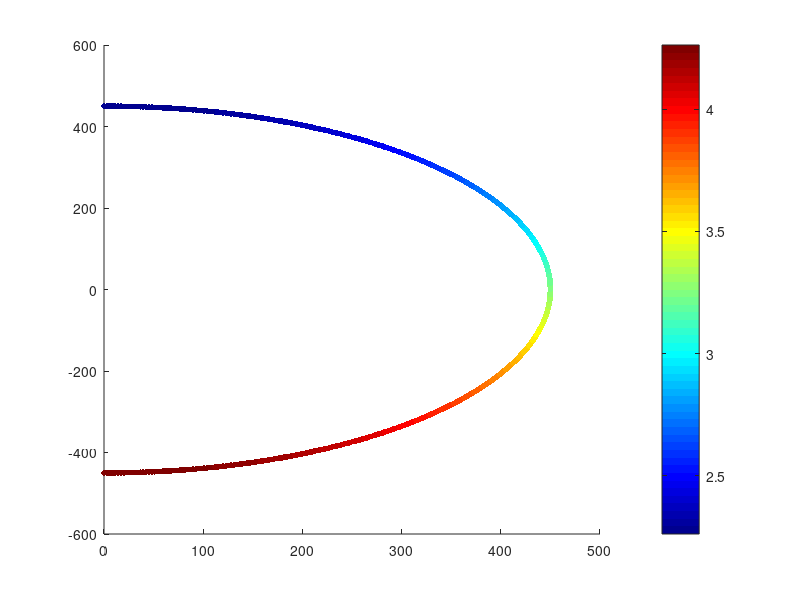

Write MATLAB code to recreate this figure. (Note: this script raises an error after producing the figure.)
%% ============================================================
%  MECÁNICA DEL VUELO — Práctica: Rizo Vertical (Loop)
%  Aeronave: CASA C-101EB Aviojet
%  Nivel: Tercero/Cuarto de Ingeniería Aeroespacial
% ============================================================
%  OBJETIVO: Analizar la viabilidad aerodinámica, estructural
%  y propulsiva de un rizo vertical a radio constante.
%
%  FÍSICA DEL PROBLEMA
%  -------------------
%  El avión describe una circunferencia vertical de radio R.
%  El ángulo phi mide el recorrido desde A (base, phi=0)
%  hasta B (cima, phi=pi). La posición es:
%
%      x(phi) = R·sin(phi)
%      z(phi) = -R·cos(phi)        [origen en el centro]
%
%  El equilibrio en el eje NORMAL (centrípeto) da:
%
%      L - W·cos(phi) = (W/g)·(V²/R)
%
%  de donde se obtiene el CL y el factor de carga requeridos.
%
%  HIPÓTESIS: V = cte, R = cte, vuelo en plano vertical.
% ============================================================

clear; clc; close all;

%% ============================================================
%  BLOQUE 1 — DATOS DEL AVIÓN Y DEL ENSAYO
% ============================================================

% -- Pesos y geometría --
W   = 30000;    % [N]      Peso en vuelo
S   = 20.0;     % [m²]    Superficie alar

% -- Atmósfera (ISA, nivel del mar) --
rho = 1.225;    % [kg/m³]  Densidad del aire
g   = 9.81;     % [m/s²]   Gravedad

% -- Parámetros de la maniobra --
V   = 120;      % [m/s]    Velocidad de vuelo (constante)
R   = 450;      % [m]      Radio del rizo

% -- Polar parabólica: CD = CD0 + k·CL² --
CD0 = 0.025;    % [-]      Resistencia parásita
k   = 0.050;    % [-]      Factor de inducción

% -- Límites aerodinámicos --
CLmax =  1.4;   % [-]      Máximo CL (borde de pérdida positiva)
CLmin = -0.8;   % [-]      Mínimo CL (borde de pérdida negativa)

% -- Límites estructurales (C-101EB, Cat. Acrobática) --
n_max =  7.5;   % [g]      Factor de carga límite positivo
n_min = -3.9;   % [g]      Factor de carga límite negativo

% -- Velocidad máxima (Vne) --
Vne   = 232;    % [m/s]    Velocidad nunca exceder

% -- Empuje disponible (Garrett TFE731-3-1J, ISA SL) --
T_max = 15800;  % [N]      Empuje máximo del motor

fprintf('=== DATOS DE ENTRADA ===\n');
fprintf('  W = %g N  |  S = %g m²  |  rho = %g kg/m³\n', W, S, rho);
fprintf('  V = %g m/s  |  R = %g m\n', V, R);
fprintf('  CLmax = %g  |  n_max = %g g  |  n_min = %g g\n\n', CLmax, n_max, n_min);

%% ============================================================
%  BLOQUE 2 — CINEMÁTICA: DISCRETIZACIÓN DE LA TRAYECTORIA
% ============================================================
%
%  phi va de 0 (base, punto A) a pi (cima, punto B).
%  Con V constante, phi = omega·t donde omega = V/R.

omega = V / R;              % [rad/s]  Velocidad angular
t_man = pi * R / V;         % [s]      Duración del semirizo

N   = 500;                  % Número de puntos de la discretización
t   = linspace(0, t_man, N);
phi = omega * t;            % [rad]   phi ∈ [0, pi]

% Trayectoria en el plano vertical (origen en el centro del rizo)
x = R * sin(phi);           % [m]  Posición horizontal
z = -R * cos(phi);          % [m]  Posición vertical  (z=−R en A, z=+R en B)

fprintf('=== CINEMÁTICA ===\n');
fprintf('  Velocidad angular:  omega = %.4f rad/s\n', omega);
fprintf('  Duración del rizo:  t_man = %.2f s\n\n', t_man);

%% ============================================================
%  BLOQUE 3 — DINÁMICA: CL Y FACTOR DE CARGA
% ============================================================
%
%  Eje NORMAL (perpendicular a la trayectoria, centrípeto):
%
%      L - W·cos(phi) = (W/g)·(V²/R)
%
%      => CL(phi) = (W/qS)·[V²/(gR) + cos(phi)]
%      => n(phi)  = V²/(gR) + cos(phi)
%
%  donde  q = 0.5·rho·V²  es la presión dinámica.

q      = 0.5 * rho * V^2;                      % [Pa]  Presión dinámica

CL_req = (W / (q * S)) * (V^2/(g*R) + cos(phi));  % [-]  CL requerido
n_req  = V^2/(g*R) + cos(phi);                 % [g]   Factor de carga

fprintf('=== DINÁMICA ===\n');
fprintf('  Presión dinámica:   q      = %.1f Pa\n', q);
fprintf('  CL máximo requerido (en A): %.4f\n', max(CL_req));
fprintf('  CL mínimo requerido (en B): %.4f\n', min(CL_req));
fprintf('  n máximo (en A):           %.3f g\n', max(n_req));
fprintf('  n mínimo (en B):           %.3f g\n\n', min(n_req));

%% ============================================================
%  BLOQUE 4 — VELOCIDADES MÍNIMAS DE PÉRDIDA
% ============================================================
%
%  En A (phi=0, base): CL_req es MÁXIMO. Igualando a CLmax:
%
%      Vmin_A = sqrt( 2gR / [rho·g·S·R/W · CLmax − 2] )
%
%  En B (phi=pi, cima): CL_req es MÍNIMO. Igualando a CLmax
%  con signo negativo (vuelo invertido, pérdida por abajo):
%
%      Vmin_B = sqrt( 2gR / [rho·g·S·R/W · CLmax + 2] )
%
%  CONDICIÓN DE EXISTENCIA de Vmin_A:  rho·g·S·R/(2W)·CLmax > 1
%  Si no se cumple, NO existe velocidad que sostenga el rizo.

denom_A = rho*S*CLmax - 2*W/(g*R);
denom_B = rho*S*CLmax + 2*W/(g*R);

fprintf('=== VELOCIDADES MÍNIMAS DE PÉRDIDA ===\n');

if denom_A > 0
    Vmin_A = sqrt(2*W / denom_A);
    fprintf('  Vmin en A (base): %.2f m/s\n', Vmin_A);
else
    Vmin_A = NaN;
    fprintf('  [!] No existe Vmin_A físicamente (denominador <= 0).\n');
    fprintf('      El rizo no puede sostenerse sin pérdida en la base.\n');
end

Vmin_B = sqrt(2*W / denom_B);
fprintf('  Vmin en B (cima): %.2f m/s\n', Vmin_B);
fprintf('  Siempre Vmin_B < Vmin_A: la cima es menos exigente.\n\n');

%% ============================================================
%  BLOQUE 5 — EMPUJE REQUERIDO
% ============================================================
%
%  Eje TANGENCIAL (a lo largo de la trayectoria):
%
%      T - D - W·sin(phi) = 0       [V = cte => aceleración tangencial = 0]
%
%      => T_req(phi) = D(phi) + W·sin(phi)
%
%  donde  D = q·S·CD  y  CD = CD0 + k·CL²

CD_req = CD0 + k * CL_req.^2;      % [-]  CD por polar parabólica
D_req  = q * S * CD_req;            % [N]  Resistencia aerodinámica
T_req  = D_req + W * sin(phi);      % [N]  Empuje requerido

P_eje = 1500000;    % 1500 kW
eta_p = 0.8;        % 80% eficiencia
T_prop = (P_eje * eta_p) / V; 

fprintf('=== EMPUJE ===\n');
fprintf('  T_req máximo:     %.0f N  (phi = %.1f°)\n', ...
    max(T_req), rad2deg(phi(T_req == max(T_req))));
fprintf('  T_req mínimo:     %.0f N\n', min(T_req));
fprintf('  T_max disponible: %.0f N  (TFE731)\n', T_max);

if max(T_req) > T_max
    deficit = max(T_req) - T_max;
    fprintf('  [!] DÉFICIT DE EMPUJE: %.0f N. ', deficit);
    fprintf('La hipótesis V=cte no es sostenible.\n\n');
else
    fprintf('  Motor suficiente. V = cte es viable.\n\n');
end

fprintf('=== EMPUJE Y POTENCIA: RIZO (Reactor vs Hélice) ===\n');
fprintf('  T_req máximo:     %.0f N',max(T_req) );
fprintf('  T_max Reactor:    15800 N\n');
fprintf('  T_max Hélice:     %.0f N\n', T_prop);

% Cálculos de déficit
fprintf('  [!] DÉFICIT REACTOR: %.0f N\n', max(T_req) - T_max);
fprintf('  [!] DÉFICIT HÉLICE:  %.0f N\n', max(T_req) - T_prop);

if T_max > 15800
    fraccion_r = 100 * mean(T_req > 15800);
    fprintf('\n  [!] DIAGNÓSTICO: Déficit en el %.0f%% de la maniobra.\n\n', fraccion_r);
end

%% ============================================================
%  BLOQUE 6 — DIAGNÓSTICO DE VIABILIDAD
% ============================================================

fprintf('=== DIAGNÓSTICO DE VIABILIDAD ===\n');

% 6.1 Comprobación estructural
if max(n_req) > n_max
    fprintf('  [ESTRUCTURA +]: CRÍTICO  — n_max = %.2f g > %.1f g\n', max(n_req), n_max);
else
    fprintf('  [ESTRUCTURA +]: SEGURO   — n_max = %.2f g <= %.1f g\n', max(n_req), n_max);
end

if min(n_req) < n_min
    fprintf('  [ESTRUCTURA -]: CRÍTICO  — n_min = %.2f g < %.1f g\n', min(n_req), n_min);
else
    fprintf('  [ESTRUCTURA -]: SEGURO   — n_min = %.2f g >= %.1f g\n', min(n_req), n_min);
end

% 6.2 Comprobación aerodinámica
if any(CL_req > CLmax)
    fprintf('  [AERODINÁMICA]: PÉRDIDA  — CL_req supera CLmax en %d puntos.\n', sum(CL_req > CLmax));
elseif any(CL_req < CLmin)
    fprintf('  [AERODINÁMICA]: PÉRDIDA  — CL_req cae bajo CLmin en %d puntos.\n', sum(CL_req < CLmin));
else
    fprintf('  [AERODINÁMICA]: SEGURO   — CL_req ∈ [%.2f, %.2f] en toda la maniobra.\n', min(CL_req), max(CL_req));
end

% 6.3 Comprobación de velocidad
if ~isnan(Vmin_A) && V >= Vmin_A
    fprintf('  [VELOCIDAD]:    SEGURO   — V = %g m/s >= Vmin_A = %.2f m/s\n', V, Vmin_A);
elseif ~isnan(Vmin_A)
    fprintf('  [VELOCIDAD]:    CRÍTICO  — V = %g m/s < Vmin_A = %.2f m/s\n', V, Vmin_A);
end

% 6.4 Comprobación propulsiva
if max(T_req) <= T_max
    fprintf('  [PROPULSIÓN]:   SEGURO   — T_req_max = %.0f N <= T_max = %.0f N\n', max(T_req), T_max);
else
    fprintf('  [PROPULSIÓN]:   DÉFICIT  — T_req_max = %.0f N > T_max = %.0f N\n', max(T_req), T_max);
end
fprintf('\n');

%% ============================================================
%  BLOQUE 7 — ENVOLVENTE V-n
% ============================================================
%
%  
%  Es la frontera estructural/aerodinámica del avión, definida por:
%
%  FRONTERA IZQUIERDA — Pérdida (stall):
%      Rama positiva: n_stall_pos(V) = rho·V²·S·CLmax / (2W)
%      Rama negativa: n_stall_neg(V) = rho·V²·S·CLmin / (2W)   [CLmin < 0]
%
%  VELOCIDADES CARACTERÍSTICAS:
%      VS    = sqrt(2W / (rho·S·CLmax))          1-g stall speed
%      VSneg = sqrt(2W / (rho·S·|CLmin|))        1-g negative stall speed
%      VA    = VS · sqrt(n_max)                   design maneuvering speed
%      VAneg: donde n_stall_neg(V) = n_min        maniobrabilidad negativa
%
%  ZONA VOLABLE (interior de la envolvente):
%      n_stall_neg(V) <= n <= n_stall_pos(V)     [zona de pérdida]
%      n_min          <= n <= n_max               [zona estructural]
%      V <= Vne                                   [velocidad máxima]
%
%  La curva del rizo n_man(V) = 1 + V²/(gR) se superpone
%  para comprobar si la maniobra CABE dentro de la envolvente.
%  ¡Puede haber puntos fuera de n_man sin tocar n_max!

V_vec = linspace(0, Vne*1.15, 600);

% -- Velocidades características --
VS    = sqrt(2*W / (rho*S*CLmax));          % [m/s] Velocidad de pérdida 1g
VSneg = sqrt(2*W / (rho*S*abs(CLmin)));     % [m/s] Velocidad de pérdida 1g negativa
VA    = VS * sqrt(n_max);                   % [m/s] Velocidad de maniobra

% VAneg: velocidad donde la rama negativa toca n_min
%   n_stall_neg = rho*V²*S*CLmin/(2W) = n_min  => V² = 2W*n_min/(rho*S*CLmin)
%   Como CLmin<0 y n_min<0, el cociente es positivo.
VAneg = sqrt(2*W*n_min / (rho*S*CLmin));    % [m/s] Maniobra negativa

fprintf('=== VELOCIDADES CARACTERÍSTICAS (ENVOLVENTE) ===\n');
fprintf('  VS    (pérdida 1g positiva): %.1f m/s\n', VS);
fprintf('  VSneg (pérdida 1g negativa): %.1f m/s\n', VSneg);
fprintf('  VA    (maniobra positiva):   %.1f m/s\n', VA);
fprintf('  VAneg (maniobra negativa):   %.1f m/s\n', VAneg);
fprintf('  Vne   (nunca exceder):       %.1f m/s\n\n', Vne);

% -- Fronteras de pérdida (parábolas) --
n_stall_pos = (rho * V_vec.^2 * S * CLmax)  / (2*W);   % rama positiva
n_stall_neg = (rho * V_vec.^2 * S * CLmin)  / (2*W);   % rama negativa (valores <0)

% -- Curva del rizo superpuesta --
n_man = 1 + V_vec.^2 / (g*R);      % Factor de carga máximo del rizo (en A)

% -- Construcción del perímetro de la envolvente (para el fill) --
%  Sentido antihorario: rama pos (VS->VA) + techo (VA->Vne) +
%  pared der. (n_max->n_min) + suelo (Vne->VAneg) + rama neg (VAneg->VSneg)

% Rama positiva de pérdida: VS a VA
mask_pos = V_vec >= VS & V_vec <= VA;
Vp = V_vec(mask_pos);  np = n_stall_pos(mask_pos);

% Techo estructural: VA a Vne
Vtecho = [VA, Vne];  ntecho = [n_max, n_max];

% Pared derecha: n_max a n_min (en Vne)
Vder = [Vne, Vne];  nder = [n_max, n_min];

% Suelo estructural: Vne a VAneg
Vsuelo = [Vne, VAneg];  nsuelo = [n_min, n_min];

% Rama negativa de pérdida: VAneg a VSneg
mask_neg = V_vec >= VSneg & V_vec <= VAneg;
Vn = fliplr(V_vec(mask_neg));   nn = fliplr(n_stall_neg(mask_neg));

% Cierre (VSneg de vuelta a VS con n=0 aproximadamente)
Vcierre = [VSneg, VS];  ncierre = [-1, 1];

% Coordenadas del polígono completo
V_fill = [Vp,    Vtecho, Vder, Vsuelo, Vn,    Vcierre];
n_fill = [np,    ntecho, nder, nsuelo, nn,    ncierre];

%% ============================================================
%  BLOQUE 8 — GRÁFICAS
% ============================================================

phi_deg = rad2deg(phi);     % Convertir a grados para los ejes

% ── Figura 1: Trayectoria coloreada por factor de carga ──────
figure('Name','Trayectoria del Rizo','Color','w','Position',[50 50 500 520]);

scatter(x, z, 18, n_req, 'filled');
colormap(jet); cb = colorbar;
cb.Label.String = 'Factor de carga n [g]';
clim([min(n_req)-0.1, max(n_req)+0.1]);

hold on;
% Marcar A y B
plot(x(1),   z(1),   'ro', 'MarkerFaceColor','r', 'MarkerSize',10);
plot(x(end), z(end), 'bs', 'MarkerFaceColor','b', 'MarkerSize',10);
text(x(1)+15,   z(1)-50,  'A  (n_{max})', 'Color','r', 'FontWeight','bold');
text(x(end)+15, z(end)+30,'B  (n_{min})', 'Color','b', 'FontWeight','bold');

% Ecuaciones paramétricas
annotation('textbox',[0.13 0.02 0.5 0.07], ...
    'String','x(\phi)=R\cdot\sin\phi \quad z(\phi)=-R\cdot\cos\phi', ...
    'FitBoxToText','on','EdgeColor','none','FontSize',9, ...
    'Interpreter','tex');

axis equal; grid on;
xlabel('x [m]'); ylabel('z [m]');
title('Trayectoria del rizo vertical (color = factor de carga)','FontWeight','bold');

% ── Figura 2: CL(phi) ────────────────────────────────────────
figure('Name','CL requerido','Color','w','Position',[570 50 650 340]);

plot(phi_deg, CL_req, 'b-', 'LineWidth', 2, 'DisplayName','C_L requerido');
hold on;
yline(CLmax, 'r--', 'LineWidth', 1.5, 'DisplayName', ...
    ['C_{L,max} = ' num2str(CLmax)]);
yline(CLmin, 'r:', 'LineWidth', 1.5, 'DisplayName', ...
    ['C_{L,min} = ' num2str(CLmin)]);
yline(0, 'k-', 'LineWidth', 0.8, 'HandleVisibility','off');

% Zona de pérdida (si la hay)
if any(CL_req > CLmax)
    area_x = phi_deg(CL_req > CLmax);
    area_y = CL_req(CL_req > CLmax);
    fill([area_x, fliplr(area_x)], [area_y, CLmax*ones(size(area_y))], ...
        'r', 'FaceAlpha', 0.25, 'EdgeColor','none','DisplayName','Zona de pérdida');
end

% Puntos A y B
plot(0,   CL_req(1),   'ro','MarkerFaceColor','r','MarkerSize',8,'HandleVisibility','off');
plot(180, CL_req(end), 'bs','MarkerFaceColor','b','MarkerSize',8,'HandleVisibility','off');
text(5,   CL_req(1)+0.03,  'A','Color','r','FontWeight','bold');
text(173, CL_req(end)+0.03,'B','Color','b','FontWeight','bold');

grid on;
xlabel('\phi [°]'); ylabel('C_L [-]');
title('Coeficiente de sustentación requerido a lo largo del rizo','FontWeight','bold');
legend('Location','northeast');
xlim([0 180]); xticks(0:30:180);

% ── Figura 3: n(phi) ─────────────────────────────────────────
figure('Name','Factor de carga','Color','w','Position',[570 430 650 340]);

plot(phi_deg, n_req, 'b-', 'LineWidth', 2, 'DisplayName','n requerido');
hold on;
yline(n_max, 'r--', 'LineWidth', 1.5, 'DisplayName', ...
    ['n_{max} = ' num2str(n_max) ' g']);
yline(n_min, 'r:',  'LineWidth', 1.5, 'DisplayName', ...
    ['n_{min} = ' num2str(n_min) ' g']);
yline(1, 'k--', 'LineWidth', 0.8, 'DisplayName','n = 1 g (nivel)');
yline(0, 'k-',  'LineWidth', 0.8, 'HandleVisibility','off');

plot(0,   n_req(1),   'ro','MarkerFaceColor','r','MarkerSize',8,'HandleVisibility','off');
plot(180, n_req(end), 'bs','MarkerFaceColor','b','MarkerSize',8,'HandleVisibility','off');
text(5,   n_req(1)+0.15,  'A','Color','r','FontWeight','bold');
text(173, n_req(end)+0.15,'B','Color','b','FontWeight','bold');

grid on;
xlabel('\phi [°]'); ylabel('n [g]');
title('Factor de carga a lo largo del rizo','FontWeight','bold');
legend('Location','northeast');
xlim([0 180]); xticks(0:30:180);

% ── Figura 4: T_req(phi) ─────────────────────────────────────
figure('Name','Empuje requerido','Color','w','Position',[50 580 650 340]);

plot(phi_deg, T_req/1000, 'k-',  'LineWidth', 2, 'DisplayName','T_{req}');
hold on;
yline(T_prop/1000, 'r--', 'LineWidth', 1.5, 'DisplayName', ...
    ['T_{prop} = ' num2str(T_prop/1000,'%.1f') ' kN (TFE731)']);

% Zona de déficit (si la hay)
if any(T_req > T_prop)
    area_x = phi_deg(T_req > T_prop);
    area_y = T_req(T_req > T_prop)/1000;
    fill([area_x, fliplr(area_x)], [area_y, (T_prop/1000)*ones(size(area_y))], ...
        'r','FaceAlpha',0.25,'EdgeColor','none','DisplayName','Déficit de empuje avión con hélice');
end

plot(0,   T_req(1)/1000,   'ro','MarkerFaceColor','r','MarkerSize',8,'HandleVisibility','off');
plot(180, T_req(end)/1000, 'bs','MarkerFaceColor','b','MarkerSize',8,'HandleVisibility','off');
text(5,   T_req(1)/1000+0.2,  'A','Color','r','FontWeight','bold');
text(173, T_req(end)/1000+0.2,'B','Color','b','FontWeight','bold');

grid on;
xlabel('\phi [°]'); ylabel('T [kN]');
title('Empuje requerido a lo largo del rizo','FontWeight','bold');
legend('Location','northeast');
xlim([0 180]); xticks(0:30:180);

% ── Figura 5: Envolvente V-n ─────
%
%  La zona VERDE es el interior de la envolvente.
%  La zona de pérdida queda FUERA (a la izquierda de las parábolas).
%  La curva del rizo n_man(V) se superpone: si sale de la zona verde,
%  la maniobra no es viable a esa velocidad.

figure('Name','Envolvente V-n','Color','w','Position',[720 580 700 420]);

% -- Zona volable (fill del polígono de la envolvente) --
fill(V_fill, n_fill, [0.85 0.95 0.85], ...
    'EdgeColor','none', 'DisplayName','Zona volable (envolvente)');
hold on;

% -- Fronteras de pérdida (parábolas) --
%    Solo se dibujan hasta VA (positiva) y VAneg (negativa)
V_pos = V_vec(V_vec >= VS  & V_vec <= VA);
V_neg = V_vec(V_vec >= VSneg & V_vec <= VAneg);

plot(V_pos, n_stall_pos(V_vec >= VS  & V_vec <= VA), ...
    'b-', 'LineWidth', 2.5, 'DisplayName','Frontera pérdida (+)');
plot(V_neg, n_stall_neg(V_vec >= VSneg & V_vec <= VAneg), ...
    'b--','LineWidth', 2.5, 'DisplayName','Frontera pérdida (-)');

% -- Límites estructurales horizontales --
plot([VA,  Vne], [n_max, n_max], 'k-', 'LineWidth', 2.5, ...
    'DisplayName',['n_{max} = +' num2str(n_max) ' g']);
plot([VAneg, Vne], [n_min, n_min], 'k-', 'LineWidth', 2.5, ...
    'DisplayName',['n_{min} = ' num2str(n_min) ' g']);

% -- Pared derecha (Vne) --
plot([Vne, Vne], [n_min, n_max], 'r-', 'LineWidth', 2.5, ...
    'DisplayName','V_{ne}');

% -- Zona de pérdida (a la izquierda, sombreada en rojo claro) --
%    Positiva: entre V=0 y la parábola positiva (hasta VS)
V_shade = linspace(0, VS, 50);
fill([V_shade, fliplr(V_shade)], ...
     [n_stall_pos(1:50), zeros(1,50)], ...
     [1 0.88 0.88], 'EdgeColor','none', 'HandleVisibility','off');
%    Negativa: zona bajo la parábola negativa
fill([V_shade, fliplr(V_shade)], ...
     [n_stall_neg(1:50), zeros(1,50)], ...
     [1 0.88 0.88], 'EdgeColor','none', 'HandleVisibility','off');

% -- Curva del rizo superpuesta (la que usamos en la práctica) --
%    Esta curva debe quedar DENTRO de la zona verde para que la maniobra sea viable
idx_visible = V_vec >= VS & V_vec <= Vne*1.1;
plot(V_vec(idx_visible), n_man(idx_visible), ...
    'm-', 'LineWidth', 2.5, 'DisplayName', ...
    sprintf('n_{man}(V) rizo  R=%gm', R));

% Trazar en rojo la parte que sale de la envolvente (n_man > n_max)
idx_fuera = idx_visible & n_man > n_max;
if any(idx_fuera)
    plot(V_vec(idx_fuera), n_man(idx_fuera), ...
        'r-', 'LineWidth', 3, 'DisplayName','Rizo fuera de envolvente');
end

% -- Punto de ensayo --
plot(V, max(n_req), 'ko', 'MarkerFaceColor','y', 'MarkerSize',12, ...
    'DisplayName',['Ensayo: V=' num2str(V) ' m/s  (n=' ...
    num2str(max(n_req),'%.2f') 'g)']);

% -- Etiquetas de velocidades características --
text(VS+1,    0.15, 'V_S',    'FontSize',9, 'Color','b', 'FontWeight','bold');
text(VSneg+1, -0.2, 'V_{Sneg}','FontSize',9,'Color','b', 'FontWeight','bold');
text(VA+1,    n_max-0.6, 'V_A',  'FontSize',9,'Color','k','FontWeight','bold');
text(VAneg+1, n_min+0.3, 'V_{Aneg}','FontSize',9,'Color','k','FontWeight','bold');
text(Vne+2,   n_max-0.6, 'V_{ne}','FontSize',9,'Color','r','FontWeight','bold');

% -- Línea n=0 y n=1g de referencia --
yline(0, 'k-',  'LineWidth', 0.8, 'HandleVisibility','off');
yline(1, 'k:', 'LineWidth', 0.8, 'HandleVisibility','off');
text(Vne*1.05, 1.1, 'n=1g', 'FontSize', 8, 'Color', [0.4 0.4 0.4]);

% -- Anotación explicativa --
annotation('textbox', [0.13 0.01 0.75 0.06], ...
    'String', ...
    ['Zona verde = envolvente (zona volable). ' ...
     'La curva magenta es n_{man}(V) = 1 + V^2/(gR) del rizo. ' ...
     'Si sale de la zona verde, la maniobra es INVIABLE a esa V.'], ...
    'FitBoxToText','off', 'EdgeColor','none', ...
    'FontSize', 8, 'Color', [0.3 0.3 0.3]);

grid on;
xlabel('V [m/s]', 'FontWeight','bold');
ylabel('n [g]',   'FontWeight','bold');
title(sprintf('Envolvente V-n con curva del rizo (R = %g m)', R), ...
    'FontWeight','bold');
legend('Location','northeast', 'FontSize', 8);
xlim([0, Vne*1.12]);
ylim([n_min - 1.5, n_max + 1.5]);
